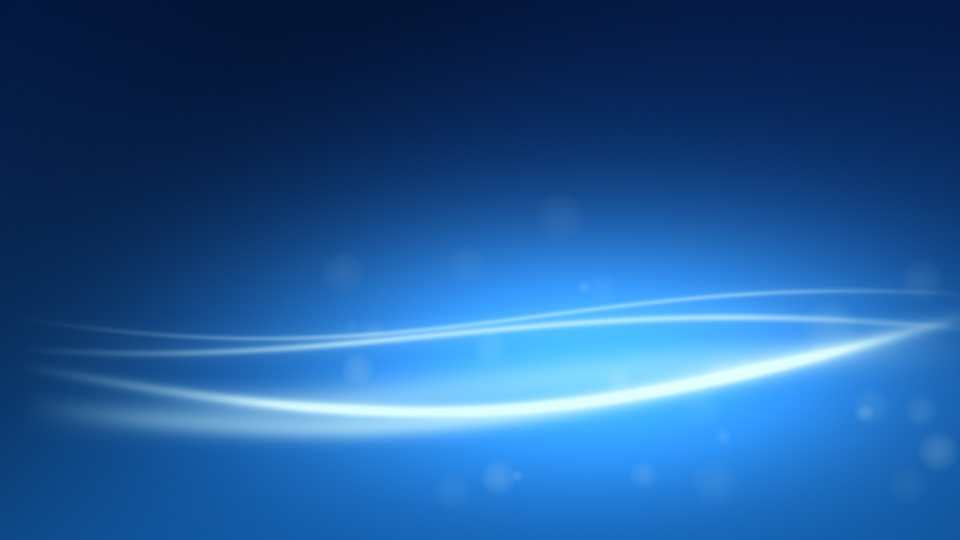
#> input picture system_files/usr/share/wallpapers/Classic7Aero/contents/images/1920x1080.jpg, 1920 x 1080 px (shown at 1/2 size)
$ python -i make_theme.py   (imports and definitions only)
#> lines starting #> are read from the running program, lines starting #| are printed output that depends on the picture
#!/usr/bin/python3
"""Makes Classic 7's Plymouth theme (the start-up screen) into the folder given:

    make_theme.py /usr/share/plymouth/themes/classic7 [SPINNER_THEME_DIR]

Black, with four coloured lights circling slowly (frames for Plymouth's two-step plugin, which
loops them), and Plymouth's own text under them: "Starting Classic 7", "Shutting down...",
"Restarting...", or the update messages. The password prompt's pictures (for encrypted disks)
come from the spinner theme."""
import math
import shutil
import sys
from pathlib import Path

from PIL import Image, ImageDraw, ImageFilter

W, H = 310, 210
FRAMES = 60
LIGHTS = [(42, 112, 224), (60, 196, 60), (240, 192, 32), (224, 64, 48)]   # blue, green, yellow, red


def frame(i: int) -> Image.Image:
    img = Image.new("RGBA", (W, H), (0, 0, 0, 255))
    glow = Image.new("RGBA", (W, H), (0, 0, 0, 0))
    core = Image.new("RGBA", (W, H), (0, 0, 0, 0))
    gd, cd = ImageDraw.Draw(glow), ImageDraw.Draw(core)
    cx, cy, rx, ry = W / 2, H / 2, 90, 43
    t = i / FRAMES
    for k, color in enumerate(LIGHTS):
        # each light runs a little ahead of the next, with a fading trail behind it
        for tail in range(14, -1, -1):
            a = 2 * math.pi * (t + k / len(LIGHTS)) - tail * 0.07
            depth = (math.sin(a) + 1) / 2              # 0 = far (top), 1 = near (bottom)
            x, y = cx + rx * math.cos(a), cy + ry * math.sin(a)
            r = 4.2 + 5.0 * depth - tail * 0.21
            alpha = int(255 * (1 - tail / 15) * (0.55 + 0.45 * depth))
            if r <= 0.5 or alpha <= 0:
                continue
            gd.ellipse((x - r * 3, y - r * 3, x + r * 3, y + r * 3), fill=color + (alpha // 3,))
            if tail == 0:
                cd.ellipse((x - r, y - r, x + r, y + r), fill=tuple(min(255, c + 90) for c in color) + (255,))
    glow = glow.filter(ImageFilter.GaussianBlur(8))
    img = Image.alpha_composite(img, glow)
    img = Image.alpha_composite(img, core.filter(ImageFilter.GaussianBlur(0.8)))
    return img.convert("RGB")


THEME = """[Plymouth Theme]
Name=Classic 7
Description=Starting Classic 7
ModuleName=two-step

[two-step]
Font=Noto Sans 12
TitleFont=Noto Sans 18
ImageDir={dir}
HorizontalAlignment=.5
VerticalAlignment=.44
TitleHorizontalAlignment=.5
TitleVerticalAlignment=.60
DialogHorizontalAlignment=.5
DialogVerticalAlignment=.70
WatermarkHorizontalAlignment=.5
WatermarkVerticalAlignment=.96
Transition=none
TransitionDuration=0.0
BackgroundStartColor=0x000000
BackgroundEndColor=0x000000
ProgressBarBackgroundColor=0x404040
ProgressBarForegroundColor=0xd0d0d0
MessageBelowAnimation=true

[boot-up]
UseEndAnimation=false
UseFirmwareBackground=false
Title=Starting Classic 7

[shutdown]
UseEndAnimation=false
UseFirmwareBackground=false
Title=Shutting down...

[reboot]
UseEndAnimation=false
UseFirmwareBackground=false
Title=Restarting...

[updates]
SuppressMessages=true
ProgressBarShowPercentComplete=true
UseProgressBar=true
UseFirmwareBackground=false
Title=Configuring updates
SubTitle=Do not turn off your computer

[system-upgrade]
SuppressMessages=true
ProgressBarShowPercentComplete=true
UseProgressBar=true
UseFirmwareBackground=false
Title=Upgrading Classic 7
SubTitle=Do not turn off your computer

[firmware-upgrade]
SuppressMessages=true
ProgressBarShowPercentComplete=true
UseProgressBar=true
UseFirmwareBackground=false
Title=Updating firmware
SubTitle=Do not turn off your computer
"""


def main() -> int:
    out = Path(sys.argv[1])
    spinner = Path(sys.argv[2]) if len(sys.argv) > 2 else Path("/usr/share/plymouth/themes/spinner")
    out.mkdir(parents=True, exist_ok=True)
    for i in range(FRAMES):
        frame(i).save(out / f"throbber-{i + 1:04d}.png", optimize=True)
    # the password prompt and keyboard pictures
    for name in ("entry.png", "bullet.png", "lock.png", "capslock.png", "keyboard.png", "keymap-render.png", "box.png"):
        src = spinner / name
        if src.exists():
            shutil.copy2(src, out / name)
    (out / "classic7.plymouth").write_text(THEME.format(dir=str(out)))
    return 0


# [2 lines not run here, left out]

>>> import cv2
>>> picture = cv2.imread('../../system_files/usr/share/wallpapers/Classic7Aero/contents/images/1920x1080.jpg', cv2.IMREAD_GRAYSCALE)
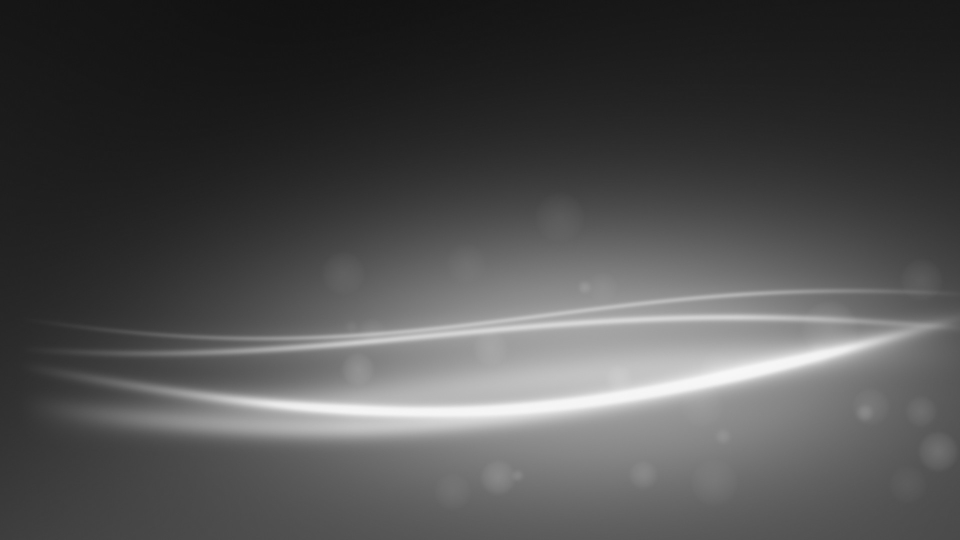
#> picture: shape (1080, 1920) (shown at 1/2 size); min 17, max 248, mean 78.6
>>> result = frame(picture)
#> in frame, `glow = Image.new("RGBA", (W, H), (0, 0, 0, 0))`: glow: PIL image 310x210 RGBA; every value is 0
#> (the run stopped early here; a loop or call above may not have finished)
